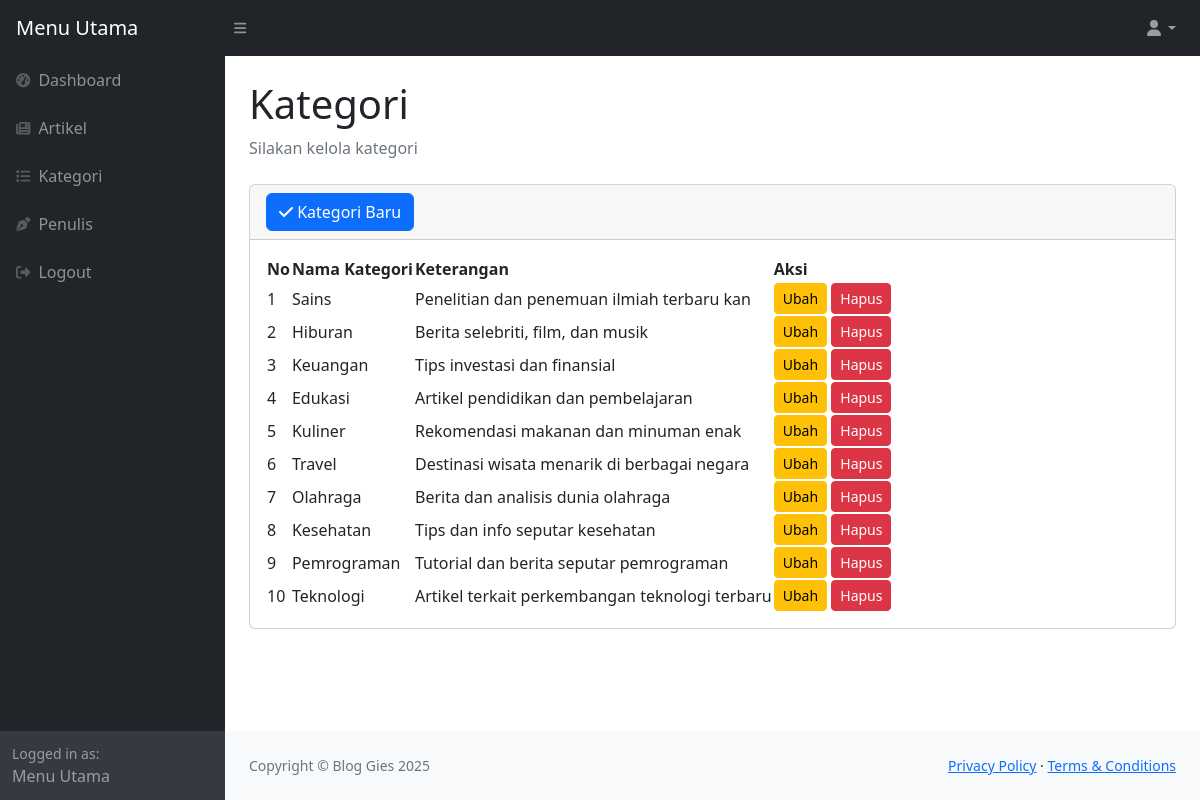
Screenshot of /admin/kategori.php (signed in) with the database file from the repository.
### tables this page shows
CREATE TABLE `kategori_artikel` (
  `kategori_id` int(11) NOT NULL,
  `Nama_Kategori` varchar(100) NOT NULL,
  `Keterangan` text DEFAULT NULL
);

### admin/kategori.php (the view, shortened to what this page needs)
<?php
require "function.php";
?>
<!DOCTYPE html>
<html lang="en">
    <head>
        <link href="https://cdn.jsdelivr.net/npm/simple-datatables@7.1.2/dist/style.min.css" rel="stylesheet" />
        <link href="css/styles.css" rel="stylesheet" />
    </head>
    <body class="sb-nav-fixed">
        <nav class="sb-topnav navbar navbar-expand navbar-dark bg-dark">
            <a class="navbar-brand ps-3" href="index.php">Menu Utama</a>
            <button class="btn btn-link btn-sm order-1 order-lg-0 me-4 me-lg-0" id="sidebarToggle" href="#!"><i class="fas fa-bars"></i></button>
            <ul class="navbar-nav ms-auto me-0 me-md-3 my-2 my-md-0">
                <li class="nav-item dropdown">
                    <a class="nav-link dropdown-toggle" id="navbarDropdown" href="#" role="button" data-bs-toggle="dropdown" aria-expanded="false"><i class="fas fa-user fa-fw"></i></a>
                </li>
            </ul>
        </nav>
        <div id="layoutSidenav">
            <div id="layoutSidenav_nav">
                <nav class="sb-sidenav accordion sb-sidenav-dark" id="sidenavAccordion">
                    <div class="sb-sidenav-menu">
                        <div class="nav">
                            <a class="nav-link" href="index.php">
                                <div class="sb-nav-link-icon"><i class="fas fa-tachometer-alt"></i></div>
                                Dashboard
                            </a>
                            <a class="nav-link" href="artikel.php">
                                <div class="sb-nav-link-icon"><i class="fa-solid fa-newspaper"></i></div>
                                Artikel
                            </a>
                            <a class="nav-link" href="kategori.php">
                                <div class="sb-nav-link-icon"><i class="fa-solid fa-list"></i></div>
                                Kategori
                            </a>
                            <a class="nav-link" href="penulis.php">
                                <div class="sb-nav-link-icon"><i class="fa-solid fa-pen-nib"></i></div>
                                Penulis
                            </a>
                            <a class="nav-link" href="logout.php">
                                <div class="sb-nav-link-icon"><i class="fa-solid fa-right-from-bracket"></i></div>
                                Logout
                            </a>
                        </div>
                    </div>
                    <div class="sb-sidenav-footer">
                        <div class="small">Logged in as:</div>
                        Menu Utama
                    </div>
                </nav>
            </div>
            <div id="layoutSidenav_content">
                <main>
                    <div class="container-fluid px-4">
                        <h1 class="mt-4">Kategori</h1>
                        <ol class="breadcrumb mb-4">
                            <li class="breadcrumb-item active">Silakan kelola kategori</li>
                        </ol>
                        <div class="card mb-4">
                            <div class="card-header">
                                <button type="button" class="btn btn-primary" data-bs-toggle="modal" data-bs-target="#modalFormKategori">
                                    <i class="fa-solid fa-check"></i> Kategori Baru
                                </button>
                            </div>
                            <div class="card-body">
                                <table id="datatablesSimple">
                                    <thead>
                                        <tr>
                                            <th>No</th>
                                            <th>Nama Kategori</th>
                                            <th>Keterangan</th>
                                            <th>Aksi</th>
                                        </tr>
                                    </thead>
                                    <tbody>
                                        <?php
                                        $sql = "SELECT kategori_id, Nama_Kategori, Keterangan FROM kategori_artikel ORDER BY kategori_id DESC";
                                        $result = mysqli_query($conn, $sql);
                                        if (mysqli_num_rows($result) > 0) {
                                            $nomor_urut = 1;
                                            while($row = mysqli_fetch_assoc($result)) {
                                                $data_id_kategori = $row['kategori_id'];
                                                $data_nama = $row['Nama_Kategori'];
                                                $data_keterangan = $row['Keterangan'];
                                        ?>
                                        <tr>
                                            <td><?php echo $nomor_urut++; ?></td>
                                            <td><?php echo $data_nama; ?></td>
                                            <td><?php echo $data_keterangan; ?></td>
                                            <td>
                                                <button type="button" class="btn btn-warning btn-sm" data-bs-toggle="modal" data-bs-target="#modalFormUpdateKategori<?php echo $data_id_kategori; ?>">
                                                    Ubah
                                                </button>
                                                <button type="button" class="btn btn-danger btn-sm" data-bs-toggle="modal" data-bs-target="#modalHapusKategori<?php echo $data_id_kategori; ?>">
                                                    Hapus
                                                </button>
                                            </td>
                                        </tr>
                                        <?php
                                            }
                                        } else {
                                            echo "<tr><td colspan='4'>Tidak ada data kategori.</td></tr>";
                                        }
                                        ?>
                                    </tbody>
                                </table>
                            </div>
                        </div>
                    </div>
                </main>
                <footer class="py-4 bg-light mt-auto">
                    <div class="container-fluid px-4">
                        <div class="d-flex align-items-center justify-content-between small">
                            <div class="text-muted">Copyright &copy; Blog Gies 2025</div>
                            <div>
                                <a href="#">Privacy Policy</a>
                                &middot;
                                <a href="#">Terms &amp; Conditions</a>
                            </div>
                        </div>
                    </div>
                </footer>
            </div>
        </div>
    </body>
</html>

### rows the page displays
kategori_artikel: Nama_Kategori "Sains", Keterangan "Penelitian dan penemuan ilmiah terbaru kan"
kategori_artikel: Nama_Kategori "Hiburan", Keterangan "Berita selebriti, film, dan musik"
kategori_artikel: Nama_Kategori "Keuangan", Keterangan "Tips investasi dan finansial"
kategori_artikel: Nama_Kategori "Edukasi", Keterangan "Artikel pendidikan dan pembelajaran"
kategori_artikel: Nama_Kategori "Kuliner", Keterangan "Rekomendasi makanan dan minuman enak"
kategori_artikel: Nama_Kategori "Travel", Keterangan "Destinasi wisata menarik di berbagai negara"
kategori_artikel: Nama_Kategori "Olahraga", Keterangan "Berita dan analisis dunia olahraga"
kategori_artikel: Nama_Kategori "Kesehatan", Keterangan "Tips dan info seputar kesehatan"
kategori_artikel: Nama_Kategori "Pemrograman", Keterangan "Tutorial dan berita seputar pemrograman"
kategori_artikel: Nama_Kategori "Teknologi", Keterangan "Artikel terkait perkembangan teknologi terbaru"
